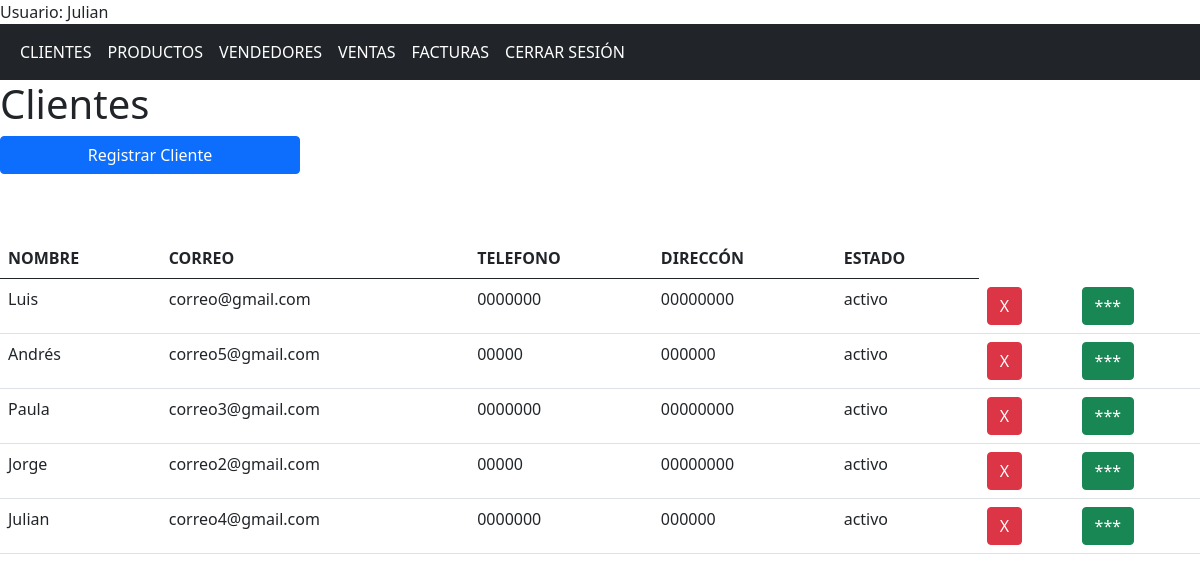
/clientes (signed in), run on an earlier commit of the app's database.
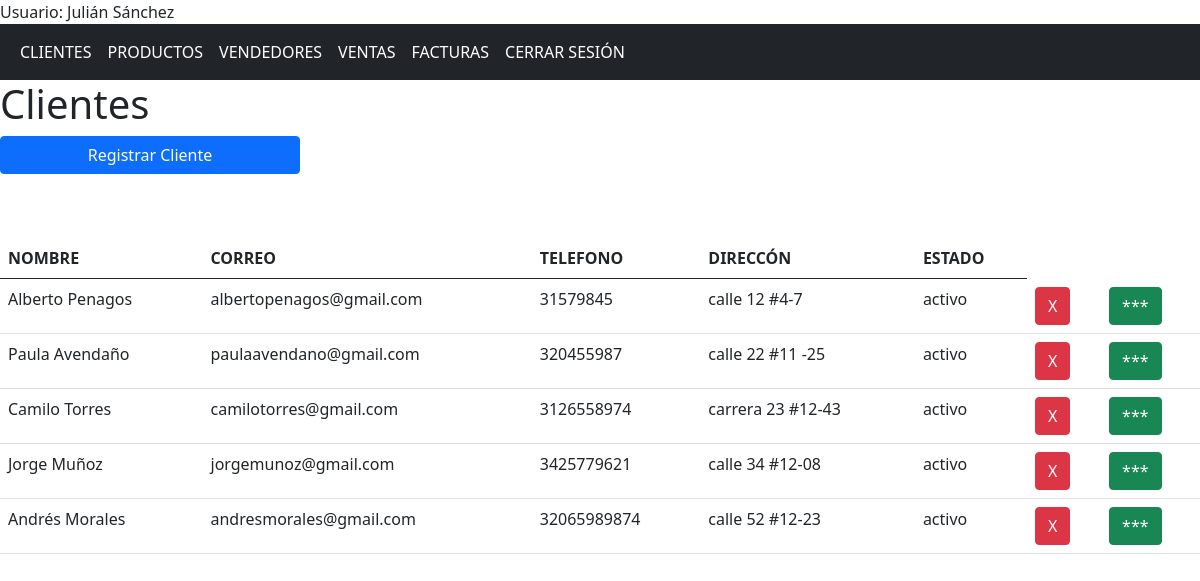
And on a later commit of the database.
### app/models/models.py (models this page shows, shortened)
class Usuario(db.Model, UserMixin):
    id = db.Column(db.Integer, primary_key = True)
    nombre = db.Column(db.String(150), nullable = False)
    correo = db.Column(db.String(150), nullable = False, unique = True)
    contrasena = db.Column(db.String(150), nullable = False)

class Cliente(db.Model):
    id = db.Column(db.Integer, primary_key = True)
    nombre = db.Column(db.String(150), nullable = False)
    direccion = db.Column(db.String(150), nullable = False)
    telefono = db.Column(db.String(15), nullable = False)
    correo = db.Column(db.String(150), nullable = False, unique = True)
    tipo_cliente = db.Column(db.String(20), nullable = False)
    estado = db.Column(db.String(25), nullable = False)
    compras = db.relationship('Compra', backref = 'cliente', cascade="all, delete")
    facturas = db.relationship('Factura', backref ='cliente', cascade="all, delete")

### app/controllers/nav.py (the view)
@nav.route('/clientes')
@login_required
def clientes():
    clientes = Cliente.query.all()
    return render_template('clientes.html', clientes = clientes)

### app/templates/clientes.html (shortened to what this page needs)
{% extends "base.html" %}
{% block contenido %}
    <div class="row">
        <h1>Clientes</h1>
    </div>
    <button class=" btn btn-primary col-sm-3 mb-3" id="registrar">Registrar Cliente</button>
    <div class="row mt-5">
    <div class="col">
        <table class="table table-hover">
            <tr>
                <th>NOMBRE</th>
                <th>CORREO</th>
                <th>TELEFONO</th>
                <th>DIRECCÓN</th>
                <th>ESTADO</th>
            </tr>
            <tbody id="tbody">
                {% for cliente in clientes%}
                <tr>
                    <td>{{cliente.nombre}}</td>
                    <td>{{cliente.correo}}</td>
                    <td>{{cliente.telefono}}</td>
                    <td>{{cliente.direccion}}</td>
                    <td>{{cliente.estado}}</td>
                    <form action="{{url_for('cliente.eliminar_cliente')}}" method="post">
                        <td><button class="btn btn-danger" name="id" value="{{cliente.id}}" type="submit">X</button></td>
                        <td><button class="btn btn-success boton_info" name="info" value="{{cliente.id}}" type="button">***</button></td>
                    </form>
                </tr>
                {% endfor%}
            </tbody>
        </table>
    </div>
    </div>
{% endblock %}

### app/templates/base.html (shortened to what this page needs)
<!DOCTYPE html>
<html lang="en">
<head>
    <link href="https://cdn.jsdelivr.net/npm/bootstrap@5.0.2/dist/css/bootstrap.min.css" rel="stylesheet">
    <link rel="stylesheet" href="{{ url_for('static', filename='css/styles.css') }}">
</head>
<body>
    {% if current_user.is_authenticated %}
    <div>Usuario: {{ current_user.nombre }}</div>
    {% endif %}
    <nav class="navbar navbar-expand-sm bg-dark navbar-dark">
        <div class="container-fluid">
            <ul class="navbar-nav">
                {% if current_user.is_authenticated %}
                <li class="nav-item">
                    <a class="nav-link active" href="{{url_for('nav.clientes')}}"> CLIENTES</a>
                </li>
                <li class="nav-item">
                    <a class="nav-link active" href="{{url_for('nav.productos')}}">PRODUCTOS</a>
                </li>
                <li class="nav-item">
                    <a class="nav-link active" href="{{url_for('nav.vendedores')}}">VENDEDORES</a>
                </li>
                <li class="nav-item">
                    <a class="nav-link active" href="{{url_for('nav.compras')}}">VENTAS</a>
                </li>
                <li class="nav-item">
                    <a class="nav-link active" href="{{url_for('nav.facturas')}}">FACTURAS</a>
                </li>
                <li class="nav-item">
                    <a class="nav-link active" href="{{url_for('aut.logout')}}">CERRAR SESIÓN</a>
                </li>
                {% endif %}
            </ul>
        </div>
    </nav>
    {%block contenido%}{%endblock%}
</body>
</html>

What changed in the data, as far as the page shows it:
changed Usuario: nombre "Julian" → "Julián Sánchez"
changed Cliente: nombre "Luis" → "Alberto Penagos"; correo "correo@gmail.com" → "albertopenagos@gmail.com"; telefono "0000000" → "31579845"; direccion "00000000" → "calle 12 #4-7"
changed Cliente: nombre "Andrés" → "Paula Avendaño"; correo "correo5@gmail.com" → "paulaavendano@gmail.com"; telefono "00000" → "320455987"; direccion "000000" → "calle 22 #11 -25"
changed Cliente: nombre "Paula" → "Camilo Torres"; correo "correo3@gmail.com" → "camilotorres@gmail.com"; telefono "0000000" → "3126558974"; direccion "00000000" → "carrera 23 #12-43"
changed Cliente: nombre "Jorge" → "Jorge Muñoz"; correo "correo2@gmail.com" → "jorgemunoz@gmail.com"; telefono "00000" → "3425779621"; direccion "00000000" → "calle 34 #12-08"
changed Cliente: nombre "Julian" → "Andrés Morales"; correo "correo4@gmail.com" → "andresmorales@gmail.com"; telefono "0000000" → "32065989874"; direccion "000000" → "calle 52 #12-23"
